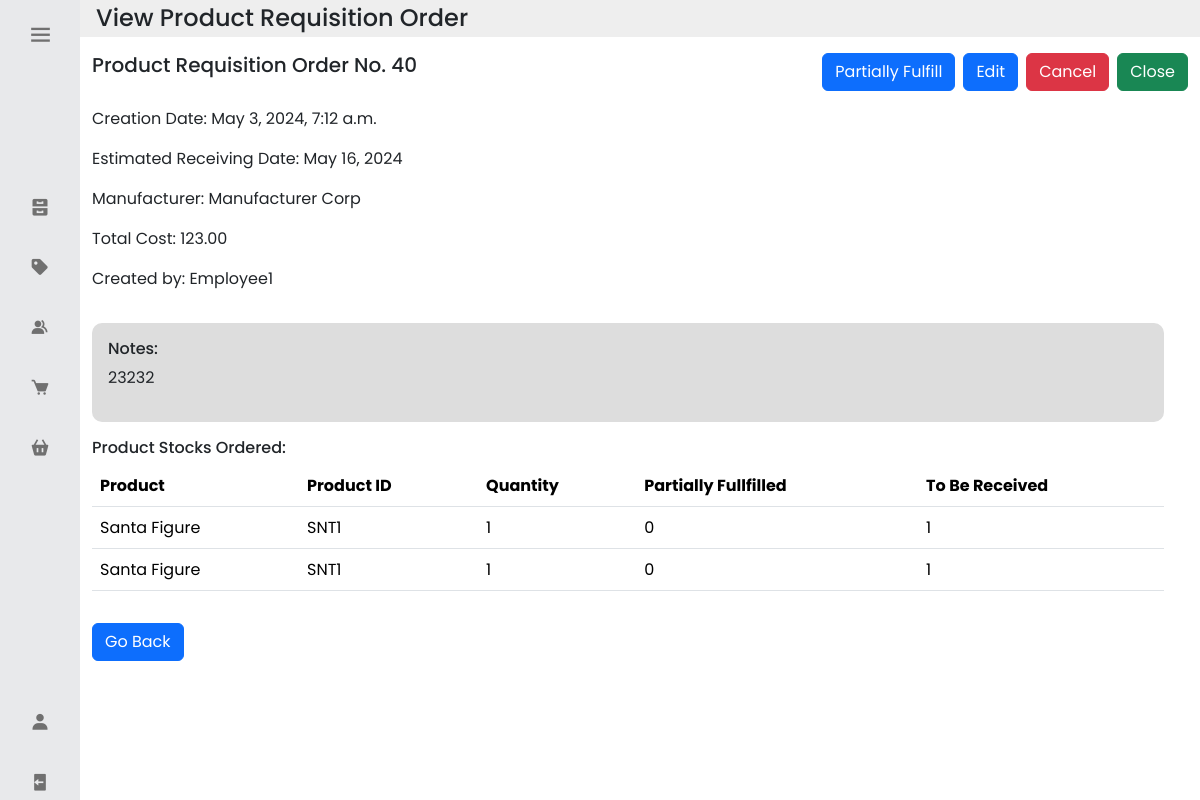
Page /view_pro/40/ (signed in) on the committed database.
### inventoryapp/models.py (models this page shows, shortened)
class Product_Requisition_Order(models.Model):
    Product_Requisition_ID = models.AutoField(primary_key=True)
    Creation_Date = models.DateTimeField()
    Estimated_Receiving_Date = models.DateField()
    Received_Date = models.DateTimeField(null=True, blank=True)
    PRO_Manufacturer = models.CharField(max_length=32)
    Total_Cost = models.DecimalField(max_digits=9, decimal_places=2, validators=[MinValueValidator(0)])
    Notes = models.TextField(validators =[MaxLengthValidator(1024)], null=True, blank=True)
    Progress = models.CharField(max_length=16, default = "Pending")
    PRO_Status = models.CharField(max_length=16, default = "Ongoing")
    Account_ID_Closed_by = models.ForeignKey('Account', on_delete=models.CASCADE, related_name='pro_closed', null=True, blank=True)
    Account_ID_Created_by = models.ForeignKey('Account', on_delete=models.CASCADE, related_name='pro_created')

class Account(models.Model):
    Account_ID = models.AutoField(primary_key=True)
    user = models.OneToOneField(User, on_delete=models.CASCADE)
    Profile_Picture = models.ImageField(upload_to='account_pfps/', null=True, blank=True)
    First_Name = models.CharField(max_length=32)
    Last_Name = models.CharField(max_length=32)
    Role = models.CharField(max_length = 32)
    Visibility = models.BooleanField(default=True)
    def __str__(self):
        return str(self.user)

class Stock_Ordered(models.Model):
    Product_ID = models.ForeignKey(Product, on_delete=models.PROTECT)
    Product_Requisition_ID = models.ForeignKey(Product_Requisition_Order, on_delete=models.PROTECT)
    Quantity = models.PositiveIntegerField( validators=[MaxValueValidator(99999)])

class Product(models.Model):
    Product_ID = models.AutoField(primary_key=True)
    EAS_Product_ID = models.CharField(max_length=32, unique=True)
    Name = models.CharField(max_length=64)
    Picture = models.ImageField(null=True, blank=True, upload_to='product_images/', )
    SKU = models.CharField(max_length=32)
    Price = models.DecimalField(max_digits=7, decimal_places=2, validators=[MinValueValidator(0)])
    Actual_Inventory_Count = models.PositiveIntegerField(validators =[MaxValueValidator(99999)])
    Reserved_Inventory_Count = models.PositiveIntegerField(validators =[MaxValueValidator(99999)], default = 0)
    To_Be_Received_Inventory_Count = models.PositiveIntegerField(validators =[MaxValueValidator(99999)], default = 0)
    Visibility = models.BooleanField(default=True)
    Product_Low_Stock_Threshold = models.PositiveIntegerField(validators =[MaxValueValidator(99999)], null=True, blank=True)
    Product_Stock_Status = models.CharField(max_length=16)
    Category = models.ForeignKey("Category", on_delete=models.PROTECT)

### inventoryapp/views.py (the view)
# urls.py: path('view_pro/<int:pk>/', views.view_pro, name='view_pro'),
@login_required
def view_pro(request, pk):
    product_requisition_order = get_object_or_404(Product_Requisition_Order, pk=pk)
    stocks_ordered = Stock_Ordered.objects.filter(Product_Requisition_ID=pk)
    previous_parfills_combined = Partially_Fulfilled_History.objects.filter(Stock__in=stocks_ordered).values('Stock').annotate(total_quantity=Sum('Partially_Fulfilled_Quantity'))
    no_parfills = {}
    has_parfills = bool(previous_parfills_combined)
    for stock in stocks_ordered:
        if stock.pk not in [item['Stock'] for item in previous_parfills_combined]:
            no_parfills[stock.pk] = stock
    print(previous_parfills_combined, 'ched', has_parfills)
    return render(request, 'inventoryapp/view_pro.html', {'pro': product_requisition_order, 'stocks': stocks_ordered, 'previous_parfills': previous_parfills_combined, 'no_parfills': no_parfills, 'has_parfills':has_parfills})

### inventoryapp/templates/inventoryapp/view_pro.html (shortened to what this page needs)
<link rel="stylesheet" href="https://cdnjs.cloudflare.com/ajax/libs/twitter-bootstrap/5.3.0/css/bootstrap.min.css">
{% extends 'inventoryapp/base.html' %}
{% load static %}
{% block content %}
{% load mathfilters %}
<head>
</head>
<body class="bg-light">
    <div class="container-fluid">
        <div class="row p-1" style="background-color: #eee;">
            <div class="col-md-auto d-flex align-items-center">
                <h4 class="m-0 mr-3">View Product Requisition Order</h4>
            </div>
        </div>
        <div class="row mt-3">
            <div class="col">
                <h5>Product Requisition Order No. {{ pro.Product_Requisition_ID }}</h5>
            </div>
            <div class="col-auto d-flex">
                <a href="{% url 'partially_fulfill' pro.pk %}" class="btn btn-primary me-2">Partially Fulfill</a>
                {% if not has_parfills %}
                <a href="{% url 'update_pro' pro.pk %}" class="btn btn-primary me-2">Edit</a>
                <form id="cancelPRoForm{{ pro.pk }}" action="{% url 'cancel_pro_specific' pk=pro.pk account_id=request.user.account.pk %}" method="post">
                    <button type="button" class="btn btn-danger me-2 openCancelModal" data-pro-pk="{{ pro.pk }}">Cancel</button>
                </form>
                {% endif %}
                <form id="closePRoForm{{ pro.pk }}" action="{% url 'close_pro' pk=pro.pk account_id=request.user.account.pk %}" method="post">
                    <button type="button" class="btn btn-success openCloseModal" data-pro-pk="{{ pro.pk }}">Close</button>
                </form>
            </div>
        </div>
        <div class="row mt-3">
            <div class="col">
                <p>Creation Date: {{ pro.Creation_Date }}</p>
                <p>Estimated Receiving Date: {{ pro.Estimated_Receiving_Date }}</p>
                <p>Manufacturer: {{ pro.PRO_Manufacturer }}</p>
                <p>Total Cost: {{ pro.Total_Cost }}</p>
                <p>Created by: {{pro.Account_ID_Created_by}}</p>
        </div>
        <div class="row mt-3">
            <div class="col">
                <div class="overflow-auto p-3" style="background-color: #ddd; border-radius: 10px;">
                    <h6>Notes:</h6>
                    <p>{{ pro.Notes }}</p>
                </div>
            </div>
        </div>
        <div class="row mt-3">
            <div class="col">
                <h6>Product Stocks Ordered:</h6>
                <table class="table">
                    <thead>
                        <tr>
                            <th>Product</th>
                            <th>Product ID</th>
                            <th>Quantity</th>
                            <th>Partially Fullfilled</th>
                            <th>To Be Received</th>
                        </tr>
                    </thead>
                    <tbody>
                        {% for s in stocks %}
                            <tr>
                                <td>{{ s.Product_ID.Name }}</td>
                                <td>{{ s.Product_ID.EAS_Product_ID }}</td>
                                <td>{{ s.Quantity }}</td>
                                {% if s.pk in no_parfills %}
                                    <td>0</td>
                                    <td>{{ s.Quantity }}</td>
                                {% endif %}
                            </tr>
                        {% endfor %}
                    </tbody>
                </table>
            </div>
        </div>
        <div class="row mt-3">
            <div class="col">
                <a href="{% url 'current_pros' %}" class="btn btn-primary">Go Back</a>
            </div>
        </div>
    </div>
</body>
{% endblock %}

### inventoryapp/static/base.css (style rules this page uses)
* { font-family: 'Poppins', sans-serif; margin: 0; padding: 0; box-sizing: border-box; }
:root { --body-color: #fff; --sidebar-color: #e8e9eb; --primary-color: #970101; --primary-color-light: #800080; --toggle-color: #ddd; --text-color: #707070; --tran-02: all 0.2s ease; --tran-03: all 0.3s ease; --tran-04: all 0.4s ease; --tran-05: all 0.5s ease; }

### rows in the picture
Product_Requisition_Order: Product_Requisition_ID "40", Creation_Date "May 3, 2024, 7:12 a.m.", Estimated_Receiving_Date "May 16, 2024", PRO_Manufacturer "Manufacturer Corp", Total_Cost "123.00", Account_ID_Created_by "Employee1", Notes "23232"
Stock_Ordered: Product_ID.Name "Santa Figure", Product_ID.EAS_Product_ID "SNT1", Quantity "1"
Stock_Ordered: Product_ID.Name "Santa Figure", Product_ID.EAS_Product_ID "SNT1", Quantity "1"
